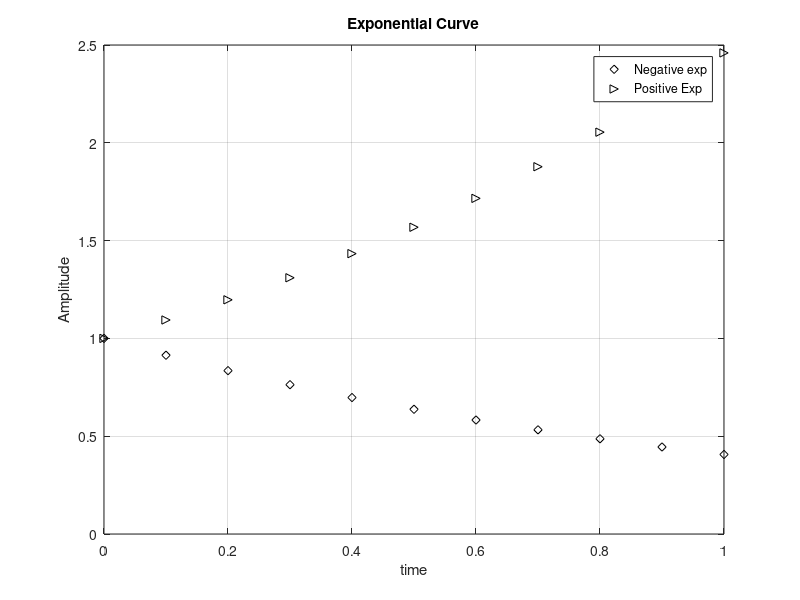

This chart was generated by the following MATLAB code:
%%lab-2
% generating elementary signal

% genareting sine function using sin wave in matlab

% Sinusoidal Wave - 28
% Exponential/Damped wave - 36
% Discrete exponential sample wave - 44
% Exponential/Damped wave - 52
% Exponential/Damped wave - 64
%%
clear all
close all
clc;

% t=-pi:0.01:2*pi;
% f=1;
% w=2*pi*f;

%% User Define Input
%t=input('Enter the value of Time:');
%f=input('Enter the value of Frequency:');

t = -pi:0.01:2*pi;
f = 1;
w=2*pi*f;

%% Sinusoidal Wave
y=sin(w*t);
plot(t,y);
xlabel('time');
ylabel('Amplitude');
title('Sinusoidal Wave');
grid on

%% Exponential/Damped wave

y=exp(-0.09*t).*sin(w*t+3);
plot(t,y);
xlabel('time');
ylabel('Amplitude');
title('Exponential/Damped wave');

%% Discrete exponential sample wave
t=0:.1:1;
y=exp(-0.4*t);
stem(t,y);
xlabel('time');
ylabel('Amplitude');
title('Discrete exponential sample wave');

%% Two Exponential Curves
% t=0:.1:3;
% f=100;
% w=2*pi*f;
y1=exp(-0.4*t);
y2=exp(0.4*t);
plot(t,y1,'rd',t,y2,'g>');
xlabel('time');
ylabel('Amplitude');
title('Exponential Curve');
grid on

%% Negative Exponential Positive Exponential

y1=exp(-0.9*t);
y2=exp(0.9*t);
plot(t,y1,'kd',t,y2,'k>');
xlabel('time');
ylabel('Amplitude');
title('Exponential Curve');
grid on
legend('Negative exp','Positive Exp');




